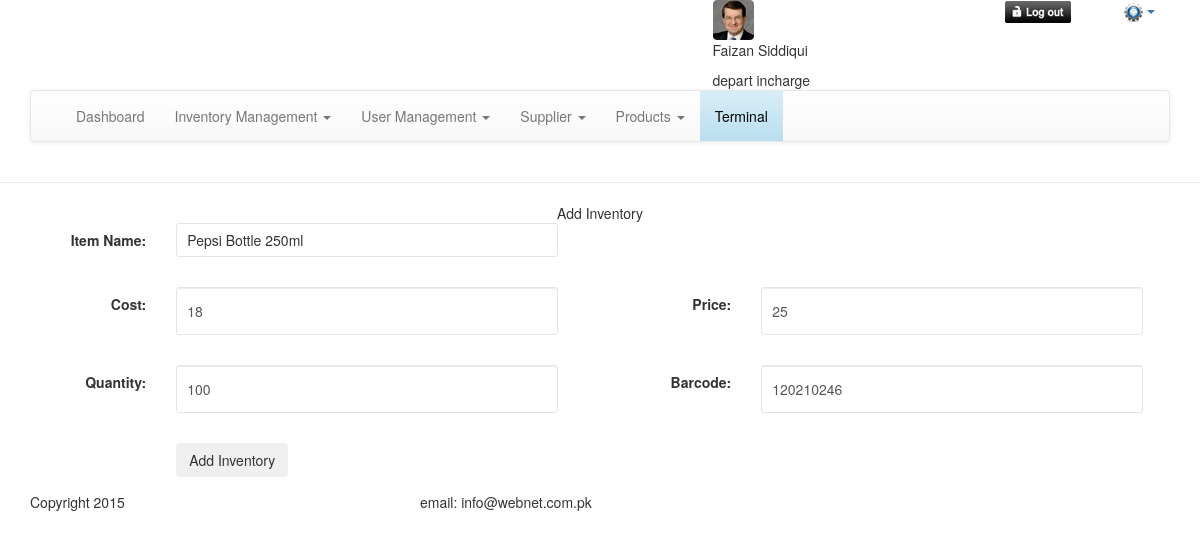
Screenshot of /add_inventory.php?id=2 (signed in) with the database file from the repository.
### tables this page shows
CREATE TABLE IF NOT EXISTS `inventory` (
  `inv_id` int(11) NOT NULL,
  `inv_name` varchar(128) NOT NULL,
  `inv_cost` decimal(10,0) NOT NULL,
  `inv_price` decimal(10,0) NOT NULL,
  `inv_quantity` int(11) NOT NULL,
  `inv_barcode` int(11) NOT NULL,
  `inv_ts` timestamp NOT NULL DEFAULT CURRENT_TIMESTAMP
);

### common/class.database.php (called while the page is built, shortened)
<?php
class Database {
    public $_DB;
    public $_query;
    public $_where = array();
    public $_select = array();
    public $_action;
    public $_table;
    public function __construct() {
        try {
            $this->_DB = new PDO('mysql:host=' . DB_HOST . ';dbname=' . DB_NAME, DB_USER, DB_PASS);
            $this->_DB->setAttribute(PDO::ATTR_ERRMODE, PDO::ERRMODE_EXCEPTION);
        } catch (PDOException $e) {
            echo 'ERROR: ' . $e->getMessage();
        }
    }
    public function where($column_name, $value, $operator = '=') {
        $this->_where[$column_name] = array();
        $this->_where[$column_name][] = $value;
        $this->_where[$column_name][] = $operator;
    }
    public function query($query) {
        try {
            $this->_query = $this->_DB->prepare(filter_var($query, FILTER_SANITIZE_STRING));
            $this->bind_results();
            $this->_query->execute();
            $this->_where = array();
            $this->_select = array();
        } catch (PDOException $e) {
            $er = $e->errorInfo;
            echo '<p style="font-family:arial; background:#F00; position:absolute; z-index:10000; color:#FFF; padding:5px;">ERROR: ' . $er[2] . '</p>';
        }
    }
    public function bind_results() {
        if (!empty($this->_where)) {
            $ci = 0;
            foreach ($this->_where as $c => $value) {
                $ci++;
                $this->_query->bindValue(':' . $c.$ci, $value[0], $this->get_type($value[0]));
            }
        }
    }
    public function get_type($value) {
        if (is_int($value)) {
            $param = PDO::PARAM_INT;
        } elseif (is_bool($value)) {
            $param = PDO::PARAM_BOOL;
        } elseif (is_null($value)) {
            $param = PDO::PARAM_NULL;
        } elseif (is_string($value)) {
            $param = PDO::PARAM_STR;
        } else {
            $param = FALSE;
        }
        return $param;
    }
    public function build_query() {
        $query = $this->_action;
        if ($this->_action == 'SELECT') {
            if (!empty($this->_select)) {
                foreach ($this->_select as $column_name => $name) {
                    $query .=' ' . $column_name . ' as ' . $name . ', ';
                }
            } else {
                $query .= ' *';
            }
            $query = rtrim($query, ', ');
        }
        if ($this->_action != 'UPDATE' && $this->_action != 'INSERT') {
            $query .= ' FROM ';
        }
        $query .= $this->_table;
        if (!empty($this->_where)) {
            $query .= ' WHERE ';
            $columns = array();
            $ci = 0;
            foreach ($this->_where as $c => $v) {
                $cn = $c;
                $ci++;
                $columns[] = $cn . ' ' . $v[1] . ' :' . $c.$ci;
            }
            $query .= implode(' AND ', $columns);
        }
        $this->query($query);
    }
    public function result($fetch_type = PDO::FETCH_OBJ) {
        return $this->_query->fetch($fetch_type);
    }
    public function from($table_name, $num_rows = NULL) {
        $this->_action = 'SELECT';
        $this->_table = $table_name;
        $this->build_query();
    }
}

### classes/class.inventory.php (called while the page is built, shortened)
<?php
class inventory extends database
{
	private $table_name;
	function __construct()
	{
		$this->table_name = 'inventory';
	}
	public function inv_get($ID)
	{
		$this->from($this->table_name);
		return $this->result();
	}
}
 ?>

### add_inventory.php (the view, shortened to what this page needs)
<?php require_once 'header.php'; ?>
<section>
	<hr/>
	<div class="container">
		<div class="row">
			<div class="tableHeading">
				<p class="nomargin alignCenter">Add Inventory</p>
			</div>
			<?php
			$inventory = new inventory();
			$ID = (isset($_GET['id']))? $_GET['id'] : NULL;
			if (isset($ID)) {
				$inventory_result = $inventory->inv_get($ID);
			}
			?>
			<form class="form-horizontal dashboardForm"  action="add_inventory.php<?php echo isset($ID)? ('?id='.$ID) : ''; ?> " method="post">
			<div class="col-md-6">
				<div class="form-group">
					<label for="itemname" class="col-sm-3 control-label">Item Name: </label>
					<div class="col-sm-8">
						<input type="text" name="inv_name" value="<?php echo (isset($ID))? $inventory_result->inv_name : '' ?>">
					</div>
				</div>
			</div>
			<div class="col-md-6">
				<div class="form-group">
					<label for="fname" class="col-sm-3 control-label">Cost: </label>
					<div class="col-sm-8">
						<input type="text" name="inv_cost" value="<?php echo (isset($ID))? $inventory_result->inv_cost : '' ?>" class="form-control" required>
					</div>
				</div>
				<div class="form-group">
					<label for="email" class="col-sm-3 control-label">Quantity: </label>
					<div class="col-sm-8">
						<input type="text" name="inv_quantity" value="<?php echo (isset($ID))? $inventory_result->inv_quantity : '' ?>" class="form-control" required>
					</div>
				</div>
			</div>
			<div class="col-md-6">
				<div class="form-group">
				    <label for="lname" class="col-sm-3 control-label">Price: </label>
					<div class="col-sm-8">
						<input type="text" name="inv_price" value="<?php echo (isset($ID))? $inventory_result->inv_price : '' ?>" class="form-control" required>
					</div>
				</div>
				<div class="form-group">
				    <label for="lname" class="col-sm-3 control-label">Barcode: </label>
					<div class="col-sm-8">
						<input type="text" name="inv_barcode" value="<?php echo (isset($ID))? $inventory_result->inv_barcode : '' ?>" class="form-control" required>
					</div>
				</div>
			</div>
			<div class="col-md-6">
				<div class="form-group">
					<label class="col-sm-3 control-label"></label>
					<div class="col-sm-8">
						<button type="submit" class="btn submitBtn" name="add_inventory">Add Inventory</button>
					</div>
			  	</div>
			</div>
			</form>
		</div>
	</div>
</section>
<?php require_once 'footer.php'; ?>

### assets/css/general.css (style rules this page uses)
a,abbr,acronym,address,applet,article,aside,audio,b,big,blockquote,body,canvas,caption,center,cite,code,dd,del,details,dfn,dialog,div,dl,dt,em,embed,fieldset,figcaption,figure,font,footer,form,h1,h2,h3,h4,h5,h6,header,hgroup,hr,html,i,iframe,img,ins,kbd,label,legend,li,mark,menu,meter,nav,object,ol,output,p,pre,progress,q,rp,rt,ruby,s,amp,section,small,span,strike,strong,sub,summary,sup,table,tbody,td,tfoot,th,thead,time,tr,tt,u,ul,var,video,xmp { margin:0; padding:0; }
body { background:#fff; color: #000; }
html, body { height:100%; width:100%; }
h1, h2, h3, h4, p { margin-bottom:15px; }
.nomargin { margin:0px!important; }
.alignCenter { text-align:center!important; }
a, input, textarea, select, img { border:0px; outline:none; }
label, input, textarea, select { box-sizing: border-box; -moz-box-sizing: border-box; -webkit-box-sizing: border-box; -o-box-sizing: border-box; -ms-box-sizing: border-box; }
p { text-align:justify; }
input[type=text], input[type=password], textarea, select { border:1px solid #e4e4e4; padding:6px 10px 6px 10px; margin-bottom:15px; border-radius:3px; -moz-border-radius:3px; -webkit-border-radius:3px; width:100%; }
input[type=text], input[type=email], input[type=password], select, textarea { box-sizing:content-box; }

### rows the page displays
inventory: inv_name "Pepsi Bottle 250ml", inv_cost "18", inv_quantity "100", inv_price "25", inv_barcode "120210246"

### other values shown
$_SESSION['user']->first_name "Faizan"
$_SESSION['user']->last_name "Siddiqui"
str_replace("_"," ","$desig") "depart incharge"
